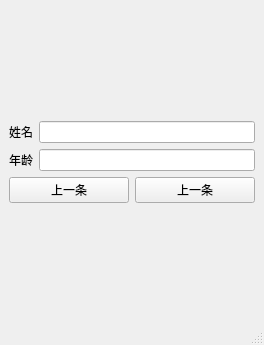
<?xml version="1.0" encoding="UTF-8"?>
<ui version="4.0">
 <class>MainWindow</class>
 <widget class="QMainWindow" name="MainWindow">
  <property name="geometry">
   <rect>
    <x>0</x>
    <y>0</y>
    <width>264</width>
    <height>345</height>
   </rect>
  </property>
  <property name="windowTitle">
   <string>MainWindow</string>
  </property>
  <widget class="QWidget" name="centralwidget">
   <layout class="QGridLayout" name="gridLayout">
    <item row="1" column="0">
     <layout class="QVBoxLayout" name="verticalLayout_2">
      <item>
       <layout class="QVBoxLayout" name="verticalLayout">
        <item>
         <layout class="QHBoxLayout" name="horizontalLayout">
          <item>
           <widget class="QLabel" name="label">
            <property name="text">
             <string>姓名</string>
            </property>
           </widget>
          </item>
          <item>
           <widget class="QLineEdit" name="name"/>
          </item>
         </layout>
        </item>
        <item>
         <layout class="QHBoxLayout" name="horizontalLayout_2">
          <item>
           <widget class="QLabel" name="label_2">
            <property name="text">
             <string>年龄</string>
            </property>
           </widget>
          </item>
          <item>
           <widget class="QLineEdit" name="age"/>
          </item>
         </layout>
        </item>
       </layout>
      </item>
      <item>
       <layout class="QHBoxLayout" name="horizontalLayout_3">
        <item>
         <widget class="QPushButton" name="upBtn">
          <property name="text">
           <string>上一条</string>
          </property>
         </widget>
        </item>
        <item>
         <widget class="QPushButton" name="downBtn">
          <property name="text">
           <string>上一条</string>
          </property>
         </widget>
        </item>
       </layout>
      </item>
     </layout>
    </item>
    <item row="2" column="0">
     <spacer name="verticalSpacer">
      <property name="orientation">
       <enum>Qt::Vertical</enum>
      </property>
      <property name="sizeHint" stdset="0">
       <size>
        <width>20</width>
        <height>40</height>
       </size>
      </property>
     </spacer>
    </item>
    <item row="0" column="0">
     <spacer name="verticalSpacer_2">
      <property name="orientation">
       <enum>Qt::Vertical</enum>
      </property>
      <property name="sizeHint" stdset="0">
       <size>
        <width>20</width>
        <height>40</height>
       </size>
      </property>
     </spacer>
    </item>
   </layout>
  </widget>
  <widget class="QMenuBar" name="menubar">
   <property name="geometry">
    <rect>
     <x>0</x>
     <y>0</y>
     <width>264</width>
     <height>24</height>
    </rect>
   </property>
  </widget>
  <widget class="QStatusBar" name="statusbar"/>
 </widget>
 <resources/>
 <connections/>
</ui>
